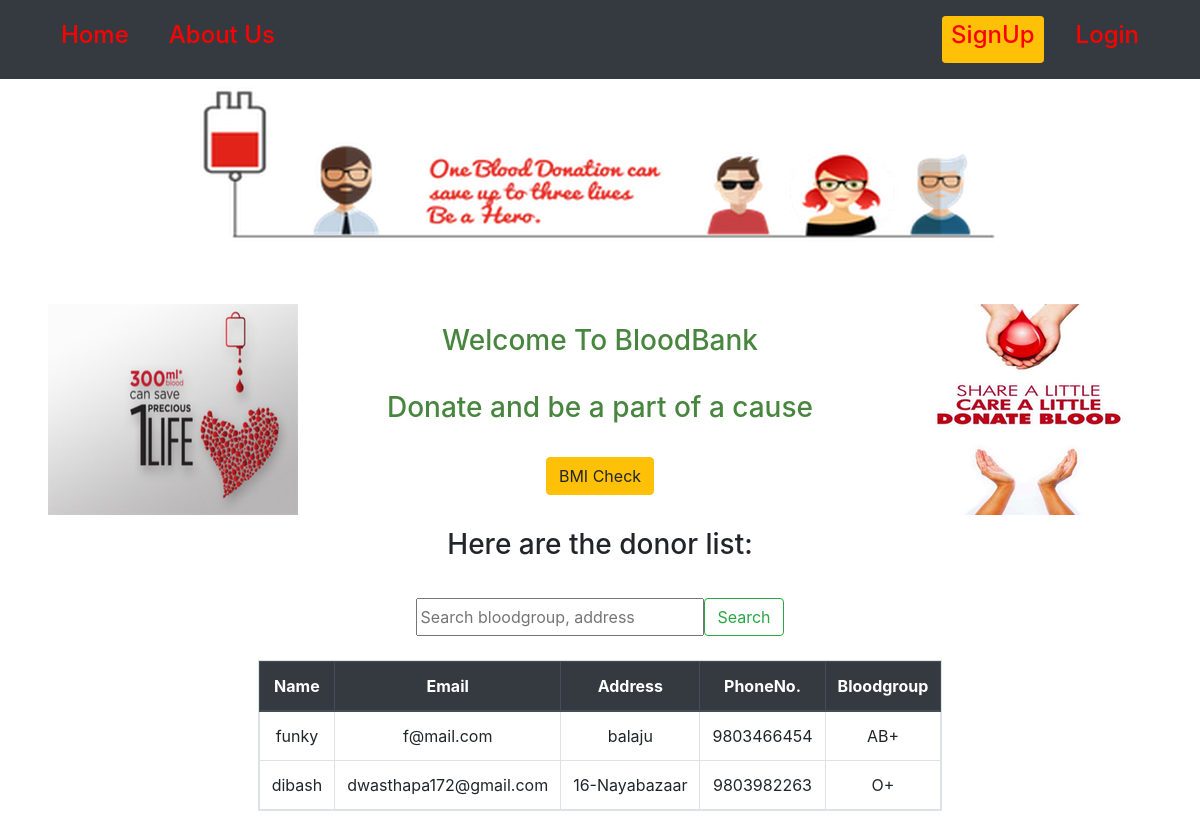
The page / on the database its author committed.
### accounts/models.py (models this page shows, shortened)
class UserProfile(AbstractBaseUser, PermissionsMixin):
    email=models.EmailField(max_length=200, unique=True)
    username=models.CharField(max_length=10,unique=True)
    is_active = models.BooleanField(default=True)
    is_staff = models.BooleanField(default=False)
    bloodgroup=models.CharField(choices=Blood_Group,max_length=3)
    phonenumber=models.CharField(max_length=10,unique=True)
    address = models.CharField(max_length=264)
    objects = UserProfileManager()
    USERNAME_FIELD='email'
    REQUIRED_FIELDS=['username']

### record/views.py (the view)
# urls.py: path('',views.HomeView.as_view(),name='Home'),
class HomeView(ListView):
    model = UserProfile
    def get_queryset(self):
        return UserProfile.objects.order_by('-username')
    template_name='record/index.html'

### record/templates/record/index.html (shortened to what this page needs)
{% extends "record/base.html" %}
{% load static %}
{% load bootstrap5 %}
{% block content %}
<div class="container mt-5 pt-4 text-center">
  <img class="img-fluid "src="{% static "image/bloodtop.png" %}" alt="">
  <div class="mt-5 pt-2">
    <div class="row g-0">
      <div class="col card-img">
        <img class="img-fluid" src="{% static "image/bloodleft.png" %}" alt="fail">
      </div>
      <div class="col-sm-6 ">
        <div class="card-body">
          <div class="card-text text-center">
            <h3 id="one">Welcome To BloodBank
              <br><br>
               Donate and be a part of a cause</h3>
          </div>
          <h3 class="mt-3 pt-3 text-center">
            <a href="{% url "record:BMIValue" %}">
              <button  class="btn btn-warning">BMI Check</button>
            </a> <br><br>
            Here are the donor list:</h3>
        </div>
      </div>
      <div class="col card-img">
          <img class="img-fluid float-right"src="{% static "image/bloodright.png" %}" alt="">
      </div>
    </div>
  </div>
<div class="mt-1 pt-1">
  <form class="d-flex justify-content-center" action="{% url 'record:search' %}" method="get">
      <input name="q" style="width:18rem;" type="text" placeholder="Search bloodgroup, address" aria-label="Search">
      <button class="btn btn-outline-success" type="submit">Search</button>
    </form>
    <br>
      {% if userprofile_list%}
      <div class="row justify-content-center">
        <div class="col-auto">
        <table class="table table-hover table-bordered table-responsive">
            <thead class="thead-dark">
              <th scope="col">Name</th>
              <th scope="col">Email</th>
              <th scope="col">Address</th>
              <th scope="col">PhoneNo.</th>
              <th scope="col">Bloodgroup</th>
            </thead>
            {% for i in userprofile_list %}
              <tr>
                <td>{{ i.username }}</td>
                <td>{{i.email}}</td>
                <td>{{ i.address}}</td>
                <td>{{ i.phonenumber}}</td>
                <td>{{ i.bloodgroup}}</td>
                </tr>
            {% endfor %}
        </table>
      </div>
      {% else %}
        <p>No donated record found</p>
      {% endif %}
  </div>
</div>
{% endblock %}

### rows shown on the page
UserProfile: username "funky", email "f@mail.com", address "balaju", phonenumber "9803466454", bloodgroup "AB+"
UserProfile: username "dibash", email "dwasthapa172@gmail.com", address "16-Nayabazaar", phonenumber "9803982263", bloodgroup "O+"
